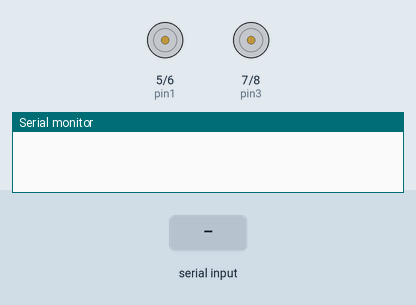
Bench run of a sketch on a simulated Arduino Uno, built with avr-gcc and run on an emulated ATmega328P. Parts: motor-driver pin pairs drawn as motors (green arrow = first pin HIGH = forward, orange = second pin HIGH = backward, longer = more drive), the last lines printed to the serial monitor. The inputs (shaded band) are chosen by the test bench.

Above: at 1.2 s.
1.3 s: "8" received over Serial
At 2.2 s:
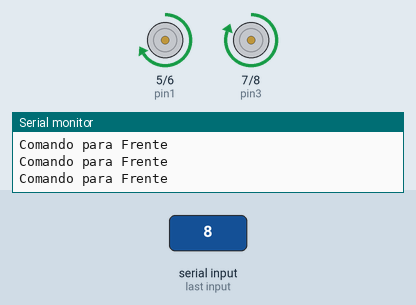
2.8 s: "7" received over Serial
At 3.5 s:
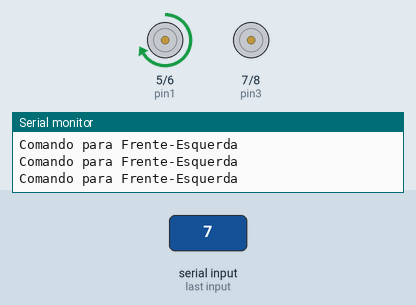
4.3 s: "9" received over Serial
At 5.5 s:
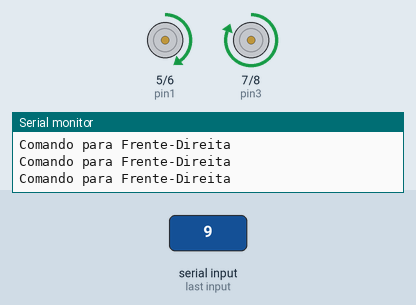
5.8 s: "2" received over Serial
At 6.8 s:
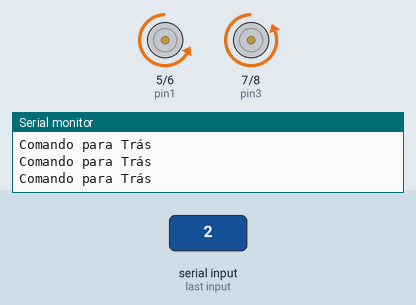
7.3 s: "1" received over Serial
At 8.2 s:
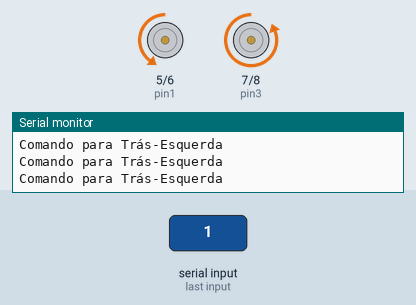
8.8 s: "3" received over Serial
At 9.6 s:
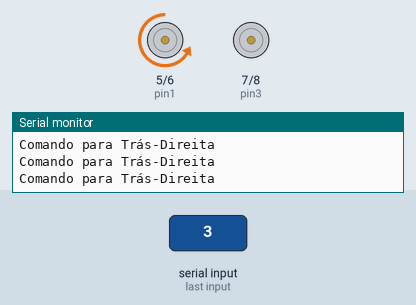
Timing chart, 0 to 11.3 s (numbered marks = the images above; inputs shaded):
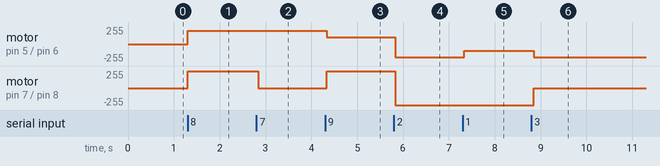

Measured:
- after the input at 1.3 s, motor on pin 5 (pin1) / pin 6 (pin2): stopped → forward 200/255 at once; motor on pin 7 (pin3) / pin 8 (pin4): stopped → forward 255/255 at once
- after the input at 2.8 s, motor on pin 7 (pin3) / pin 8 (pin4): forward 255/255 → stopped at once
- after the input at 4.3 s, motor on pin 5 (pin1) / pin 6 (pin2): forward 200/255 → forward 100/255 at once; motor on pin 7 (pin3) / pin 8 (pin4): stopped → forward 255/255 at once
- after the input at 5.8 s, motor on pin 5 (pin1) / pin 6 (pin2): forward 100/255 → backward 200/255 at once; motor on pin 7 (pin3) / pin 8 (pin4): forward 255/255 → backward 255/255 at once
- after the input at 7.3 s, motor on pin 5 (pin1) / pin 6 (pin2): backward 200/255 → backward 100/255 at once
- after the input at 8.8 s, motor on pin 5 (pin1) / pin 6 (pin2): backward 100/255 → backward 200/255 after 0.05 s; motor on pin 7 (pin3) / pin 8 (pin4): backward 255/255 → stopped after 0.05 s

The sketch:

Deliverable.ino
```cpp
/* Modelo de Código para Controle de Carro c/ Arduino */

// Definir os pinos de utilização do Driver L298.
#define pin1 5
#define pin2 6
#define pin3 7
#define pin4 8
// Variáveis Úteis
int state_temp;
int vSpeed = 200;   // Define velocidade padrão 0 - 255.
char state;

void setup() {
  // Inicializar as portas como entrada e saída.
  pinMode(pin1,OUTPUT);
  pinMode(pin2,OUTPUT);
  pinMode(pin3,OUTPUT);
  pinMode(pin4,OUTPUT);
  // Inicializar a comunicação serial.
  Serial.begin(9600);

}

void loop() {

  // Salva os valores da variável 'state'
  if (Serial.available() > 0) {
    state_temp = Serial.read();
    state = state_temp;
  }

  // Se o estado recebido for igual a '8', o carro se movimenta para frente.
  if (state == '8') {
    Serial.println("Comando para Frente");
    // Comandos de Motores
    analogWrite(pin1, vSpeed);
    digitalWrite(pin2, LOW);
    analogWrite(pin3, vSpeed);
    digitalWrite(pin4, LOW);
  }
    // Se o estado recebido for igual a '7', o carro se movimenta para Frente Esquerda.
    else if (state == '7') {
      Serial.println("Comando para Frente-Esquerda");
      // Comandos de Motores
      analogWrite(pin1, vSpeed);
      digitalWrite(pin2, LOW);
      analogWrite(pin3, vSpeed/2);
      digitalWrite(pin4, LOW);
  }
    // Se o estado recebido for igual a '9', o carro se movimenta para Frente Direita.
    else if (state == '9') {
    Serial.println("Comando para Frente-Direita");
      // Comandos de Motores
    analogWrite(pin1, vSpeed/2);
    digitalWrite(pin2, LOW);
    analogWrite(pin3, vSpeed);
    digitalWrite(pin4, LOW);
  }
  // Se o estado recebido for igual a '2', o carro se movimenta para trás.
  else if (state == '2') {
    Serial.println("Comando para Trás");
      // Comandos de Motores
    digitalWrite(pin1, LOW);
    analogWrite(pin2, vSpeed);
    digitalWrite(pin3, LOW);
    analogWrite(pin4, vSpeed);
  }
   // Se o estado recebido for igual a '1', o carro se movimenta para Trás Esquerda.
   else if (state == '1') {
    Serial.println("Comando para Trás-Esquerda");
      // Comandos de Motores
    digitalWrite(pin1, LOW);
    analogWrite(pin2, vSpeed/2);
    digitalWrite(pin3, LOW);
    analogWrite(pin4, vSpeed);
  }
  // Se o estado recebido for igual a '3', o carro se movimenta para Trás Direita.
  else if (state == '3') {
    Serial.println("Comando para Trás-Direita");
      // Comandos de Motores
    digitalWrite(pin1, LOW);
    analogWrite(pin2, vSpeed);
    digitalWrite(pin3, LOW);
    analogWrite(pin4, vSpeed/2);
  }
  // Se o estado recebido for igual a '4', o carro se movimenta para esquerda.
  else if (state == '4') {
    Serial.print("Comando para Esquerda");
      // Comandos de Motores
    analogWrite(pin1, vSpeed);
    digitalWrite(pin2, LOW);
    digitalWrite(pin3, LOW);
    digitalWrite(pin4, LOW);
  }
  // Se o estado recebido for igual a '6', o carro se movimenta para direita.
  else if (state == '6') {
    Serial.println("Comando para Direita");
      // Comandos de Motores
    digitalWrite(pin1, LOW);
    digitalWrite(pin2, LOW);
    analogWrite(pin3, vSpeed);
    digitalWrite(pin4, LOW);
  }
  // Se o estado recebido for igual a '5', o carro permanece parado.
  else if (state == '5') {
    Serial.print("Comando para Parar");
      // Comandos de Motores
    digitalWrite(pin1, LOW);
    digitalWrite(pin2, LOW);
    digitalWrite(pin3, LOW);
    digitalWrite(pin4, LOW);
  }
}
```
